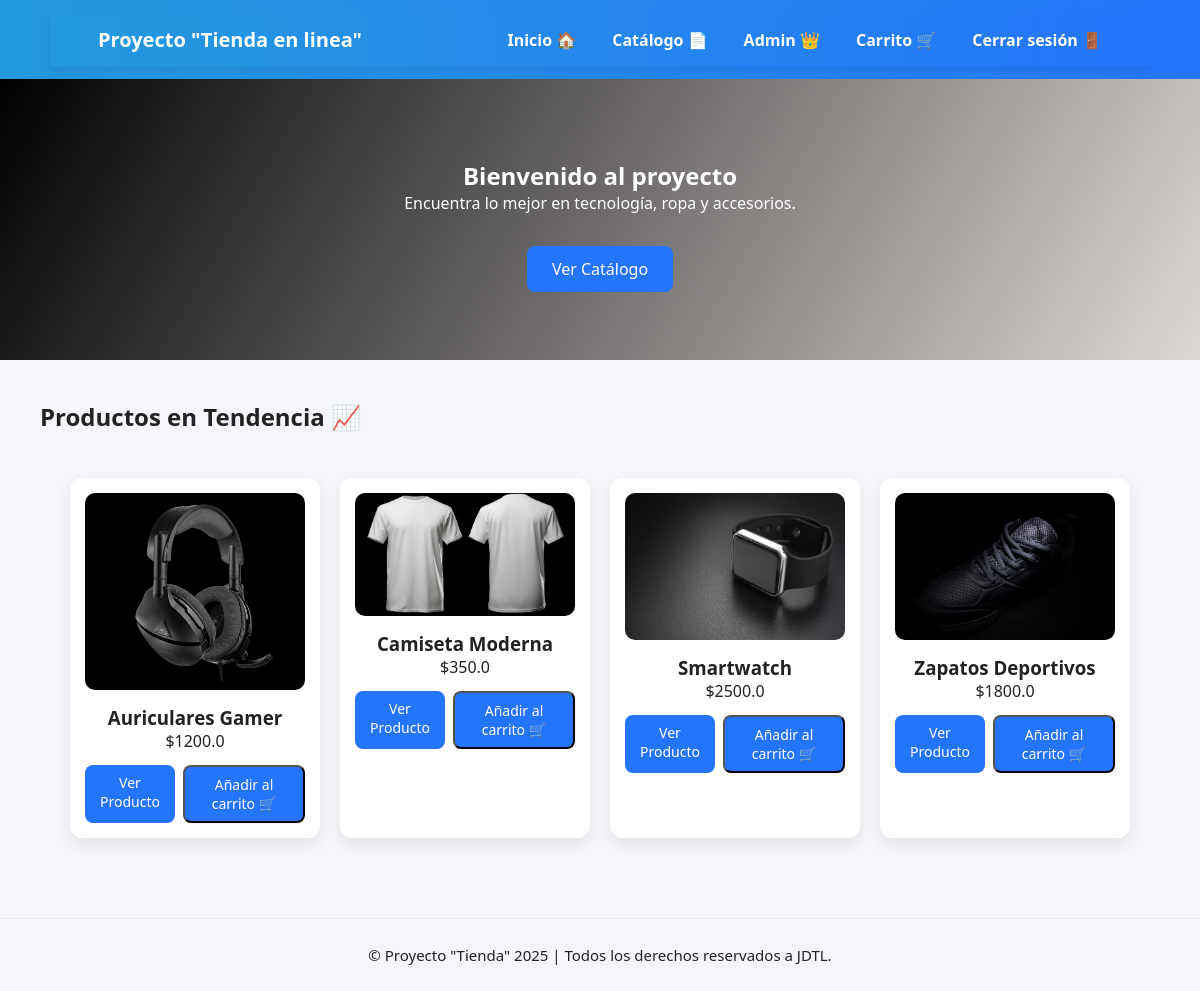
The page / (signed in) on the database its author committed.
### tables this page shows
CREATE TABLE products (
            id INTEGER PRIMARY KEY AUTOINCREMENT,
            name TEXT NOT NULL,
            category TEXT,
            price REAL NOT NULL,
            description TEXT,
            image TEXT
        );

### tienda_modern/app.py (the view)
@app.route("/")
def home():
    conn = get_db_connection()
    products = conn.execute("SELECT * FROM products LIMIT 4").fetchall()
    conn.close()
    return render_template("home.html", products=products)

### tienda_modern/app.py (called while the page is built)
def get_db_connection():
    conn = sqlite3.connect(DB_NAME)
    conn.row_factory = sqlite3.Row
    return conn

@login_manager.user_loader
def load_user(user_id):
    conn = get_db_connection()
    user = conn.execute("SELECT * FROM users WHERE id = ?", (user_id,)).fetchone()
    conn.close()
    if user:
        return User(user["id"], user["email"], user["password"], user["is_admin"])
    return None

### tienda_modern/templates/home.html (shortened to what this page needs)
{% extends "base.html" %}
{% block content %}
<section class="hero fade-in">
    <h1 class="slide-up">Bienvenido al proyecto</h1>
    <p class="slide-up delay-1">Encuentra lo mejor en tecnología, ropa y accesorios.</p>
    <br><br>
    <a href="{{ url_for('catalog') }}" class="btn scale-in delay-2">Ver Catálogo</a>
</section>
<section class="featured fade-in delay-3">
    <h2>Productos en Tendencia 📈<br></h2>
    <div class="products-grid">
        {% for product in products %}
        <div class="product-card hover-animate">
            <img src="{{ url_for('static', filename='images/' + product.image) }}" alt="{{ product.name }}">
            <h3>{{ product.name }}</h3>
            <p>${{ product.price }}</p>
            <div style="display:flex;justify-content:center;gap:8px;margin-top:8px;">
                <a href="{{ url_for('product', product_id=product.id) }}" class="btn-small">Ver Producto</a>
                <button class="btn-small add-cart-btn" data-id="{{ product.id }}">Añadir al carrito 🛒</button>
            </div>
        </div>
        {% endfor %}
    </div>
</section>
{% endblock %}

### tienda_modern/static/css/style.css (style rules this page uses)
* { margin: 0; padding: 0; box-sizing: border-box; font-family: 'Segoe UI', Tahoma, Geneva, Verdana, sans-serif; }
:root { --bg: #f5f6fa; --card: #ffffff; --text: #222; --muted: #666; --accent: #2575fc; --nav-bg: linear-gradient(90deg,#2499dd,#2575fc); --flash: #ff6b6b; }
body { background: var(--bg); color: var(--text); transition: background-color .3s ease, color .3s ease; }
.hero { text-align:center; padding:80px 20px; background: linear-gradient(120deg, #000000, #ddd8d6); color:#fff; margin-bottom:40px; }
.hero .btn { padding:12px 25px; background:var(--accent); color:white; border-radius:8px; text-decoration:none; transition:0.3s; }
.products-grid { display:grid; grid-template-columns: repeat(auto-fit, minmax(200px, 1fr)); gap:20px; padding:20px; max-width:1100px; margin:0 auto; }
.product-card { background:var(--card); padding:15px; border-radius:12px; box-shadow: 0 6px 15px rgba(0,0,0,0.08); text-align:center; transition: transform .25s ease, box-shadow .25s ease; }
.product-card img { width:100%; border-radius:10px; margin-bottom:10px; }
.btn-small { display:inline-block; padding:8px 15px; margin-top:5px; background:var(--accent); color:white; border-radius:8px; text-decoration:none; font-size:14px; }
.fade-in { opacity:0; transform:translateY(20px); transition: all 1.5s ease; }
.fade-in.visible { opacity:1; transform:translateY(0); }
.hover-animate { transition: transform .3s ease, box-shadow .3s ease; }
.featured h2 { text-align:left; margin-left:40px; margin-bottom:25px; }

### rows shown on the page
products: image (picture), name "Auriculares Gamer", price "1200.0"
products: image (picture), name "Camiseta Moderna", price "350.0"
products: image (picture), name "Smartwatch", price "2500.0"
products: image (picture), name "Zapatos Deportivos", price "1800.0"
